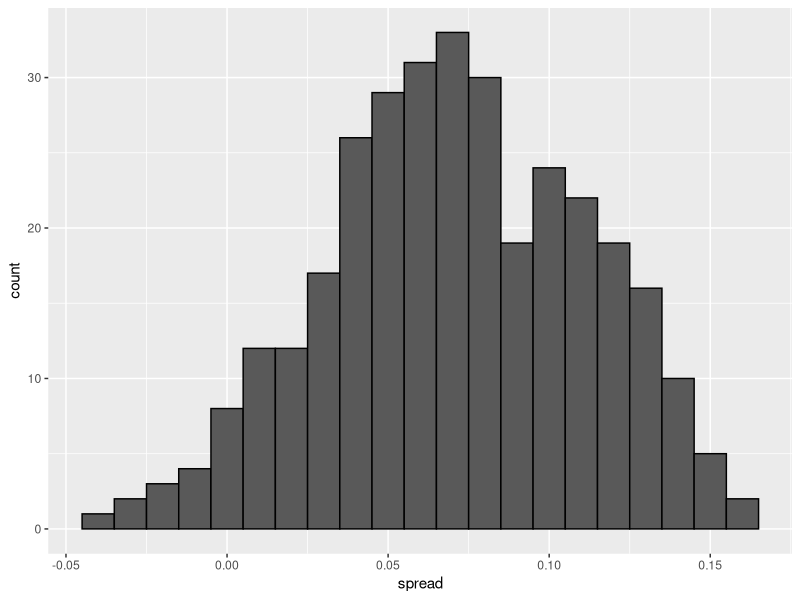
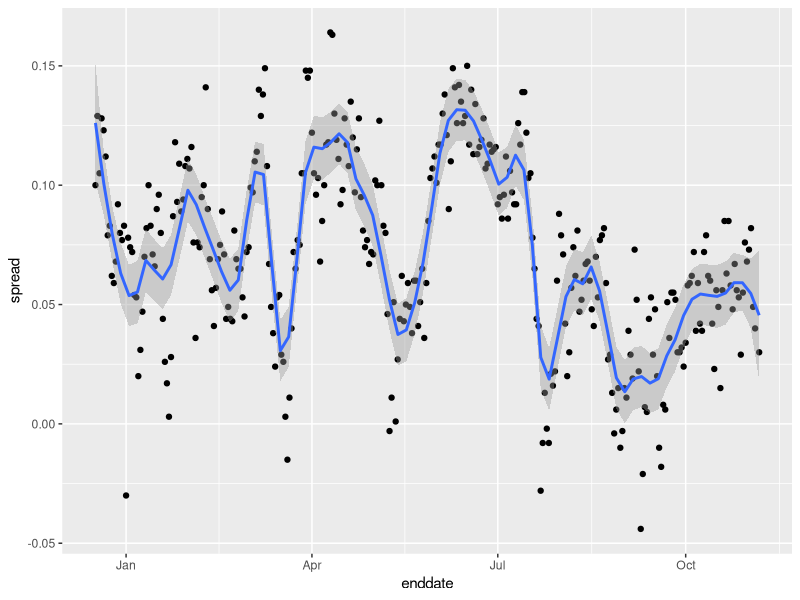
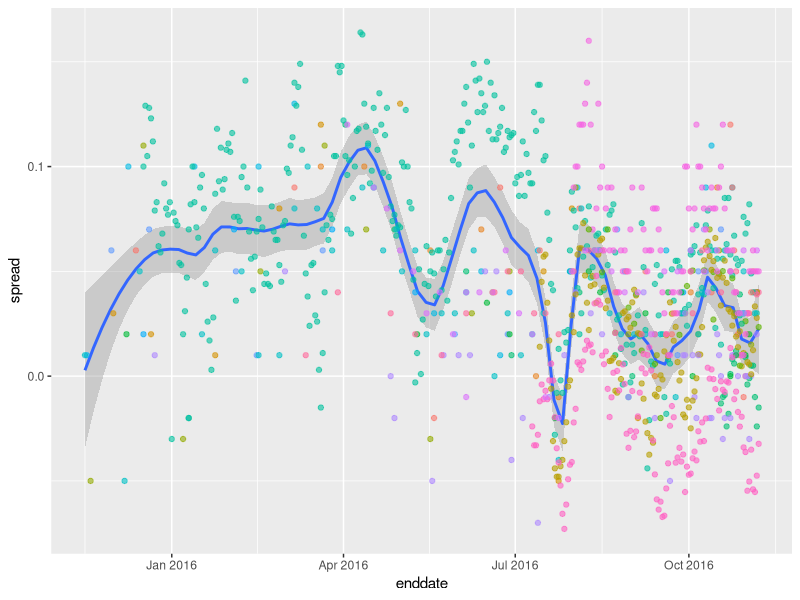
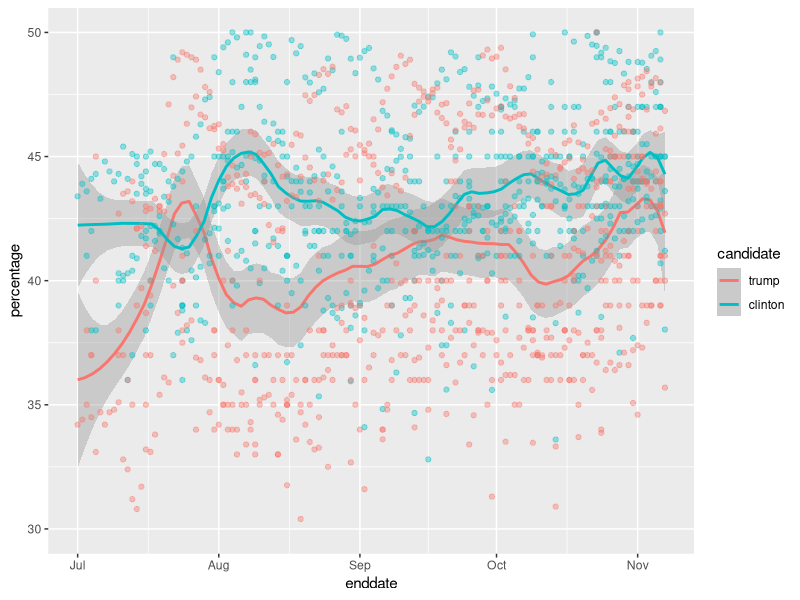

These figures' R source, in order:
# Forecasting
# We will analyze how informative are polls taken weeks before
# the election, let's stick to one pollter:
library(tidyverse)
library(dslabs)
data("polls_us_election_2016")
single_pollster_data = polls_us_election_2016 %>%
  filter(pollster == "Ipsos", 
         state == "U.S.") %>%
  mutate(spread = rawpoll_clinton/100 - rawpoll_trump/100)

# this distribution does not look normal
single_pollster_data %>% 
  ggplot(aes(spread)) + 
  geom_histogram(binwidth = 0.01, color = "black")

# empirical standard error is a bit higher that the theoretical value
se <- single_pollster_data %>% 
  summarize(empirical = sd(spread), 
            theoretical = 2 * sqrt(mean(spread) * (1 - mean(spread)) /
                                     min(samplesize)))

# let's plot the spread against end_date and 
# see if p changes accross time
single_pollster_data %>% ggplot(aes(enddate, spread)) +
  geom_point() +
  geom_smooth(method = 'loess', span = 0.1)

# the plot shows that p is not fixed accross time,
# some of the peaks and valleys may come from candidates's
# conventions and rallies. Let's see if this applies to 
# all pollsters
all_pollsters = 
  polls_us_election_2016 %>% 
  filter(state == "U.S.") %>%
  group_by(pollster) %>%
  filter(n() >= 10) %>%
  ungroup() %>%
  mutate(spread = rawpoll_clinton/100 - rawpoll_trump/100)
all_pollsters %>% ggplot(aes(enddate, spread)) + 
  geom_smooth(method = "loess", span = 0.1) +
  geom_point(aes(color = pollster), alpha = 0.6, show.legend = FALSE) 

# All pollsters seem to be affected by the time, This implies
# that we should add a new term to our model to account 
# for the time effect. we could also add a function that predicts
# trends in a candidate's popularity, our model would be:
# Y_i_j_t = d + b + h_j + b_t + f(t) + εi,jt 
# where d stands for the spread expected value, b for general bias, 
# h pollster to pollster variability(indexed by pollster) 
# b_t for time effect(indexed by time/date), f() for a trend prediction 
# function and E for the spread's standard error(indexed by pollster,
# poll and time/date)

# We usually see the trend function not for the difference between
# each candidate's spread but separate, like this:
trend_data = polls_us_election_2016 %>%
  filter(state == "U.S." & enddate>="2016-07-01") %>%
  select(enddate, pollster, rawpoll_clinton, rawpoll_trump) %>%
  rename(clinton = rawpoll_clinton, trump = rawpoll_trump) %>%
  gather(candidate, percentage, -enddate, -pollster) %>%
  mutate(candidate = factor(candidate, levels = c("trump", "clinton"))) %>%
  group_by(pollster) %>%
  filter(n() >= 10) %>%
  ungroup()
trend_data %>% ggplot(aes(enddate, percentage, color = candidate)) +
  geom_smooth(method = 'loess', span =  0.15) +
  geom_point(alpha = 0.4, show.legend = FALSE) +
  scale_y_continuous(limits = c(30, 50))

# With the above model we can build solid prediction by estimating
# the spread using current and historical data, to estimate trends
# though we may need machine learning
